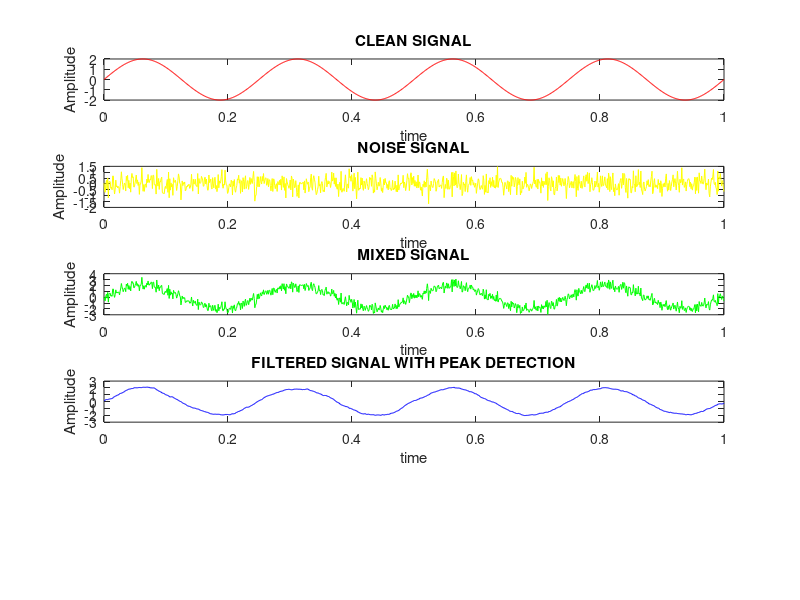

The MATLAB source for this figure: (Note: this script raises an error after producing the figure.)
t = linspace(0,1,1000); % time vector
a = 2*sin(2*pi*4*t); % clean signal
noise = 0.5*randn(size(t)); % noise signal
mixed = a + noise; % mixed signal
subplot(5,1,1)
plot(t,a,'r-')
title("CLEAN SIGNAL")
xlabel("time")
ylabel("Amplitude")
subplot(5,1,2)
plot(t,noise,'y-')
title("NOISE SIGNAL")
xlabel("time")
ylabel("Amplitude")
subplot(5,1,3)
plot(t,mixed,'g-')
title("MIXED SIGNAL")
xlabel("time")
ylabel("Amplitude")
filtered = movmean(mixed,25);
subplot(5,1,4)
plot(t,filtered,'b-')
title("FILTERED SIGNAL WITH PEAK DETECTION")
xlabel("time")
ylabel("Amplitude")
hold on
%peak-based detection
[pks, locs] = findpeaks(filtered, 'MinPeakHeight', 1.5, 'MinPeakDistance', 100);
plot(t(locs), pks,'ro')
grid on
%threshold based detection
anomaly = filtered > 1.5
subplot(5,1,5)
plot(t(anomaly), filtered(anomaly), 'co')
title("THRESHOLD - BASED DETECTION")
xlabel("time")
ylabel("Amplitude")
grid on
